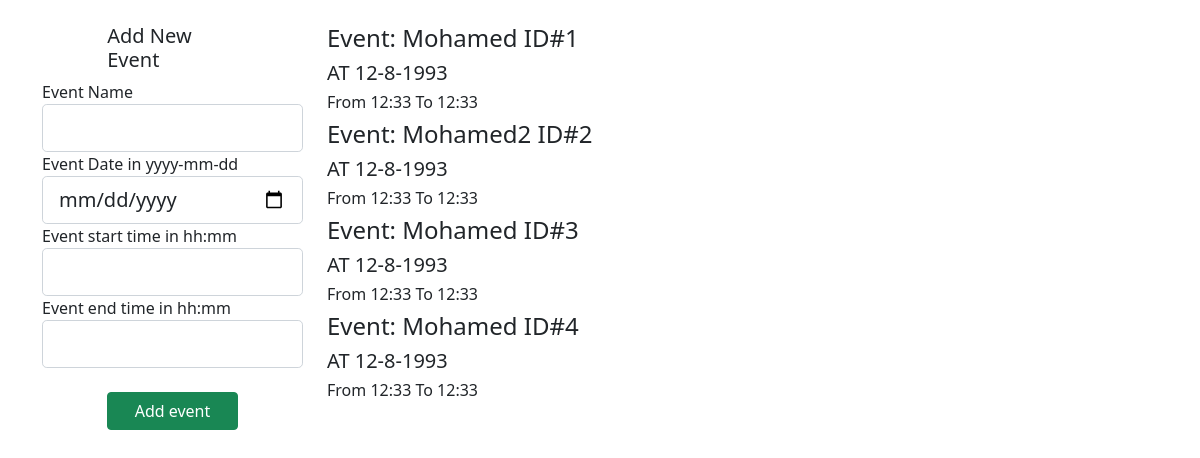
The page / on the database its author committed.
### app.py (models this page shows, shortened)
class events(db.Model):
    event_id = db.Column(db.Integer, primary_key=True)
    event_name = db.Column(db.String(64), nullable=False)
    event_date = db.Column(db.DateTime, nullable=False)
    event_start = db.Column(db.DateTime, nullable=False)
    event_end = db.Column(db.DateTime, nullable=False)

### app.py (the view)
@app.route('/', methods=['GET', 'POST'])  # http://127.0.0.1:5000/
def index():
    eventform = EventForm()
    if eventform.validate_on_submit():
        new_event = events(event_name=eventform.name.data, event_date=eventform.date.data,
                           event_start=eventform.start.data, event_end=eventform.end.data)
        db.session.add(new_event)
        db.session.commit()
    event_list = events.query.all()
    return render_template('events.html', eventform=eventform, event_list=event_list)

### app.py
class EventForm(FlaskForm):
    name = StringField("Event Name", validators=[DataRequired()])
    date = DateField("Event Date in yyyy-mm-dd", format='%Y-%m-%d',
                     validators=[DataRequired()])
    start = DateTimeField("Event start time in hh:mm", format='%H:%M',
                          validators=[DataRequired()])
    end = DateTimeField("Event end time in hh:mm", format='%H:%M',
                        validators=[DataRequired()])
    submit = SubmitField("Add event")

### templates/events.html (shortened to what this page needs)
{% extends "base.html" %}
{% block content %}
<br>
<div class="container">
    <div class="row">
        <div class="col-3">
            <form method="POST">
                <div class="d-grid gap-2 col-6 mx-auto">
                    <h5>Add New Event</h5>
                </div>
                <div class="form-group">
                    {{eventform.name.label(class="form-control-label")}}
                    {{eventform.name(class="form-control form-control-lg")}}
                </div>
                <div class="form-group">
                    {{eventform.date.label(class="form-control-label")}}
                    {{eventform.date(class="form-control form-control-lg")}}
                </div>
                <div class="form-group">
                    {{eventform.start.label(class="form-control-label")}}
                    {{eventform.start(class="form-control form-control-lg")}}
                </div>
                <div class="form-group">
                    {{eventform.end.label(class="form-control-label")}}
                    {{eventform.end(class="form-control form-control-lg")}}
                </div>
                <br>
                <div class="d-grid gap-2 col-6 mx-auto">
                    {{eventform.submit(class="btn btn-success")}}
                </div>
            </form>
        </div>
        <div class="col-6">
            {% for event in event_list %}
            <div class="jumbotron">
                <h4>Event: {{event.event_name|capitalize}} ID#{{event.event_id}}</h4>
                <h5>AT {{event.event_date.day}}-{{event.event_date.month}}-{{event.event_date.year}}</h5>
                <h6>From {{event.event_start.hour}}:{{event.event_start.minute}} To
                    {{event.event_start.hour}}:{{event.event_start.minute}}</h6>
            </div>
            {% endfor %}
        </div>
    </div>
</div>
{% endblock %}

### templates/base.html (shortened to what this page needs)
<!DOCTYPE html>
<html lang="en">
<head>
    <link href="https://cdn.jsdelivr.net/npm/bootstrap@5.1.3/dist/css/bootstrap.min.css" rel="stylesheet"
>
</head>
<body>
    {% block content %}
    {% endblock %}
</body>
</html>

### rows shown on the page
events: event_name "Mohamed", event_id "1", event_date.day "12", event_date.month "8", event_date.year "1993", event_start.hour "12", event_start.minute "33"
events: event_name "Mohamed2", event_id "2", event_date.day "12", event_date.month "8", event_date.year "1993", event_start.hour "12", event_start.minute "33"
events: event_name "Mohamed", event_id "3", event_date.day "12", event_date.month "8", event_date.year "1993", event_start.hour "12", event_start.minute "33"
events: event_name "Mohamed", event_id "4", event_date.day "12", event_date.month "8", event_date.year "1993", event_start.hour "12", event_start.minute "33"

### other values the page prints
{{ eventform.name.label(class="form-control-label") }} "Event Name"
{{ eventform.date.label(class="form-control-label") }} "Event Date in yyyy-mm-dd"
{{ eventform.start.label(class="form-control-label") }} "Event start time in hh:mm"
{{ eventform.end.label(class="form-control-label") }} "Event end time in hh:mm"
